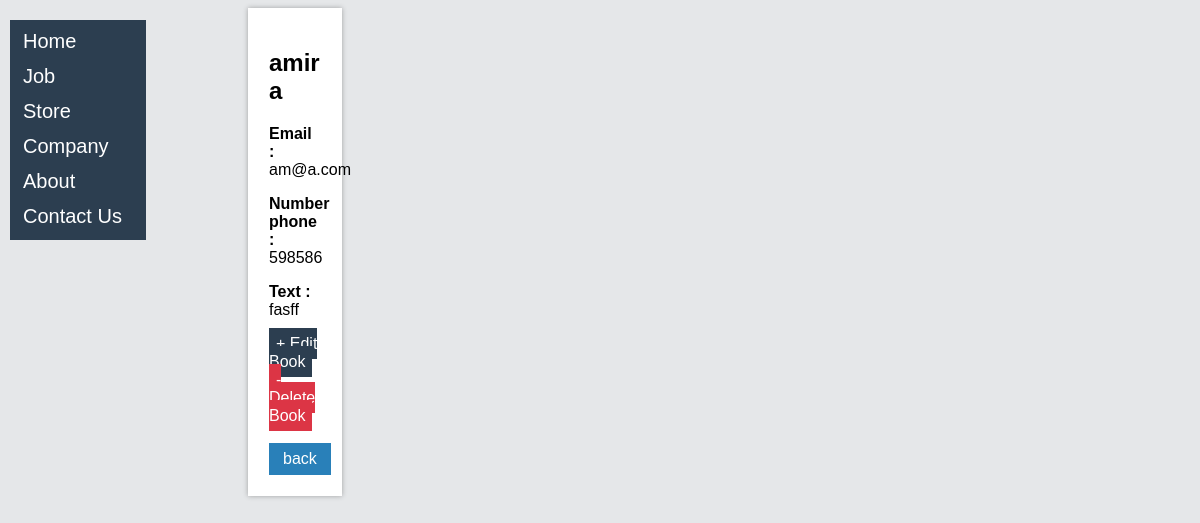
The app's page /company/job/2/, older data.
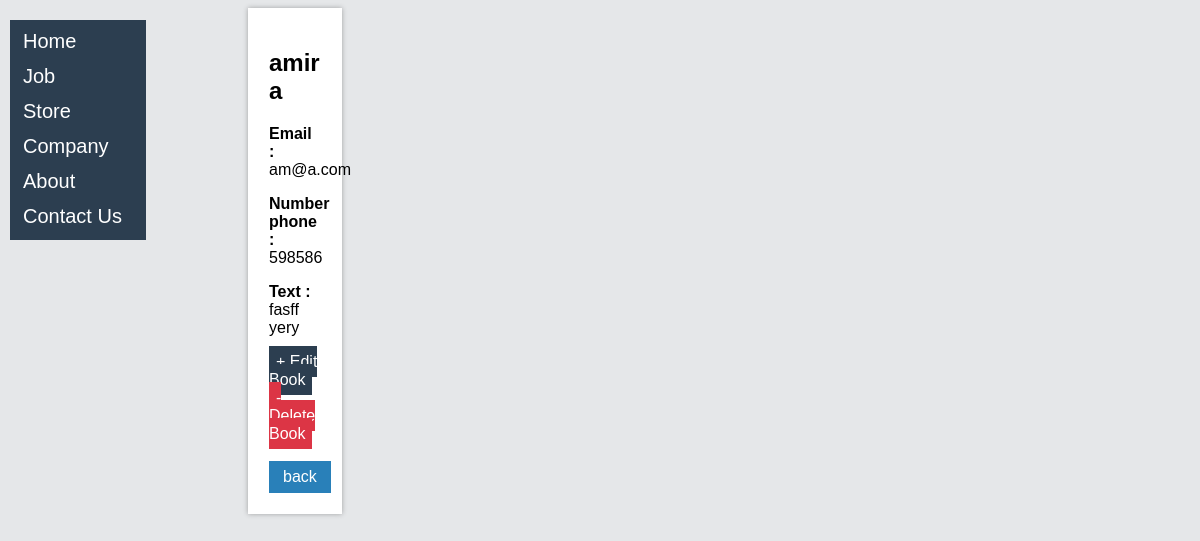
The same page, newer data.
### Company/models.py (models this page shows, shortened)
class Job(models.Model):
    first_name = models.CharField(max_length=10)
    last_name = models.CharField(max_length=30)
    email = models.EmailField()
    phone_number = models.IntegerField()
    text = models.TextField()

### Company/views.py (the view)
# urls.py: path('job/<int:pk>/', job_details.as_view(), name='job_details'),
class job_details(DeleteView):
    model = Job
    template_name = 'job_detile.html'
    context_object_name = 'job_details'

### templates/job_detile.html
{% extends 'base.html' %}
{% block content %}
<div class="main">
    <div class="border_text_list">
        <h2>
            {{job_details.first_name}} {{job_details.last_name}}
        </h2>
        <p>
            <b>Email : </b>{{job_details.email}}
        </p>
        <p>
            <b>Number phone : </b>{{job_details.phone_number}}
        </p>
        <p>
            <b>Text : </b>{{job_details.text}}
        </p>
        <a href="{% url 'job_update' job_details.pk %}" class="button">+ Edit Book</a>
        <a class="button_back" href="{% url 'job_delete_urls' job_details.pk %}">- Delete Book</a>
        <br>
        <br>
        <button class="button_back_details" type="button">
            <a class="button_back_details" href="{% url 'job_list' %}">back</a>
        </button>
    </div>
</div>
{% endblock content %}

Row changes from the older to the newer data that the page shows:
changed Job "amir": text "fasff" → "fasff yery"
